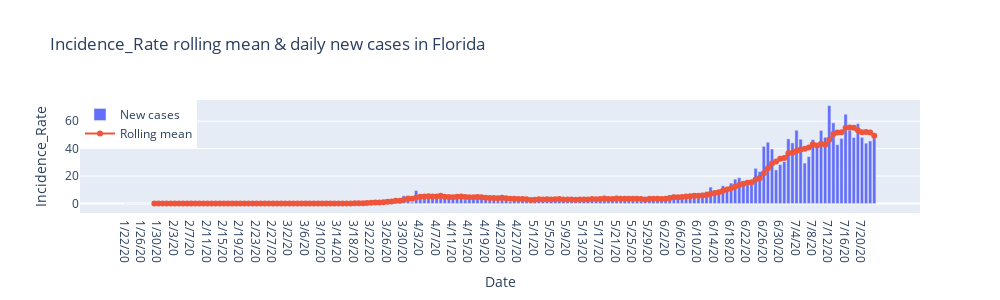
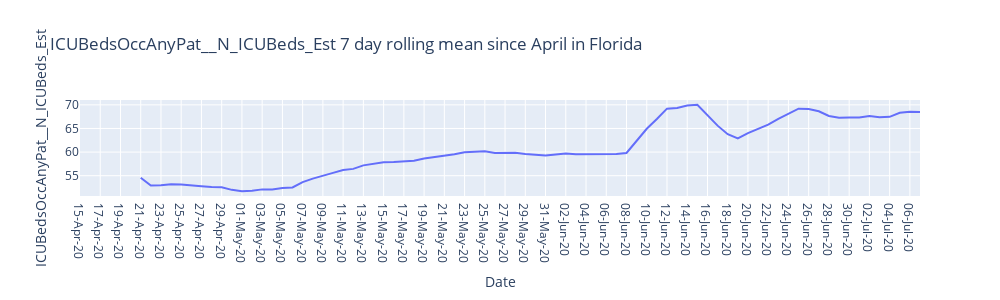

These figures' notebook cell, in order:
### Markdown cell above
- We can conclude that the occupancy of beds in the intensive care unit depends on the incident rate. As the new cases each day decreases so does hospital occupancy

### Code cell
rolling_mean_and_new_cases("Florida", "Incidence_Rate")
plot_hospital_capacity("Florida")

### Figure 1 — Plotly figure (JSON) as saved in the notebook; plotly's stock layout.template omitted (floating-point values rounded to 4 significant figures; data arrays with more than 128 entries replaced by an {"elided": "..."} marker saying what was removed)
{"data": [{"name": "New cases", "type": "bar", "x": {"elided": "184 str values"}, "y": {"elided": "184 float values"}}, {"mode": "lines+markers", "name": "Rolling mean", "type": "scatter", "x": {"elided": "184 str values"}, "y": {"elided": "184 float values"}}], "layout": {"height": 300, "legend": {"traceorder": "normal", "x": 0, "y": 1}, "title": {"text": "Incidence_Rate rolling mean & daily new cases in Florida"}, "width": 1000, "xaxis": {"title": {"text": "Date"}}, "yaxis": {"title": {"text": "Incidence_Rate"}}}}

### Figure 2 — Plotly figure (JSON) as saved in the notebook; plotly's stock layout.template omitted (floating-point values rounded to 4 significant figures)
{"data": [{"mode": "lines", "type": "scatter", "x": ["15-Apr-20", "16-Apr-20", "17-Apr-20", "18-Apr-20", "19-Apr-20", "20-Apr-20", "21-Apr-20", "22-Apr-20", "23-Apr-20", "24-Apr-20", "25-Apr-20", "26-Apr-20", "27-Apr-20", "28-Apr-20", "29-Apr-20", "30-Apr-20", "01-May-20", "02-May-20", "03-May-20", "04-May-20", "05-May-20", "06-May-20", "07-May-20", "08-May-20", "09-May-20", "10-May-20", "11-May-20", "12-May-20", "13-May-20", "14-May-20", "15-May-20", "16-May-20", "17-May-20", "18-May-20", "19-May-20", "20-May-20", "21-May-20", "22-May-20", "23-May-20", "24-May-20", "25-May-20", "26-May-20", "27-May-20", "28-May-20", "29-May-20", "30-May-20", "31-May-20", "01-Jun-20", "02-Jun-20", "03-Jun-20", "04-Jun-20", "05-Jun-20", "06-Jun-20", "07-Jun-20", "08-Jun-20", "09-Jun-20", "10-Jun-20", "11-Jun-20", "12-Jun-20", "13-Jun-20", "14-Jun-20", "15-Jun-20", "16-Jun-20", "17-Jun-20", "18-Jun-20", "19-Jun-20", "20-Jun-20", "21-Jun-20", "22-Jun-20", "23-Jun-20", "24-Jun-20", "25-Jun-20", "26-Jun-20", "27-Jun-20", "28-Jun-20", "29-Jun-20", "30-Jun-20", "01-Jul-20", "02-Jul-20", "03-Jul-20", "04-Jul-20", "05-Jul-20", "06-Jul-20", "07-Jul-20"], "y": [null, null, null, null, null, null, 54.57, 52.91, 52.99, 53.17, 53.13, 52.89, 52.76, 52.61, 52.54, 52, 51.71, 51.83, 52.1, 52.1, 52.41, 52.5, 53.64, 54.37, 55.04, 55.6, 56.21, 56.44, 57.19, 57.5, 57.83, 57.91, 58.11, 58.19, 58.63, 58.93, 59.1, 59.56, 59.99, 60.13, 60.17, 59.83, 59.87, 59.86, 59.6, 59.37, 59.27, 59.5, 59.71, 59.54, 59.57, 59.57, 59.63, 59.6, 59.81, 62.39, 64.94, 67.01, 69.2, 69.36, 69.86, 70.01, 67.83, 65.6, 63.79, 62.89, 64.01, 64.89, 65.81, 67.04, 68.16, 69.19, 69.11, 68.64, 67.66, 67.29, 67.31, 67.31, 67.63, 67.37, 67.47, 68.31, 68.53, 68.47]}], "layout": {"height": 300, "legend": {"traceorder": "normal", "x": 0, "y": 1}, "title": {"text": "ICUBedsOccAnyPat__N_ICUBeds_Est 7 day rolling mean since April in Florida"}, "width": 1000, "xaxis": {"title": {"text": "Date"}}, "yaxis": {"title": {"text": "ICUBedsOccAnyPat__N_ICUBeds_Est"}}}}
